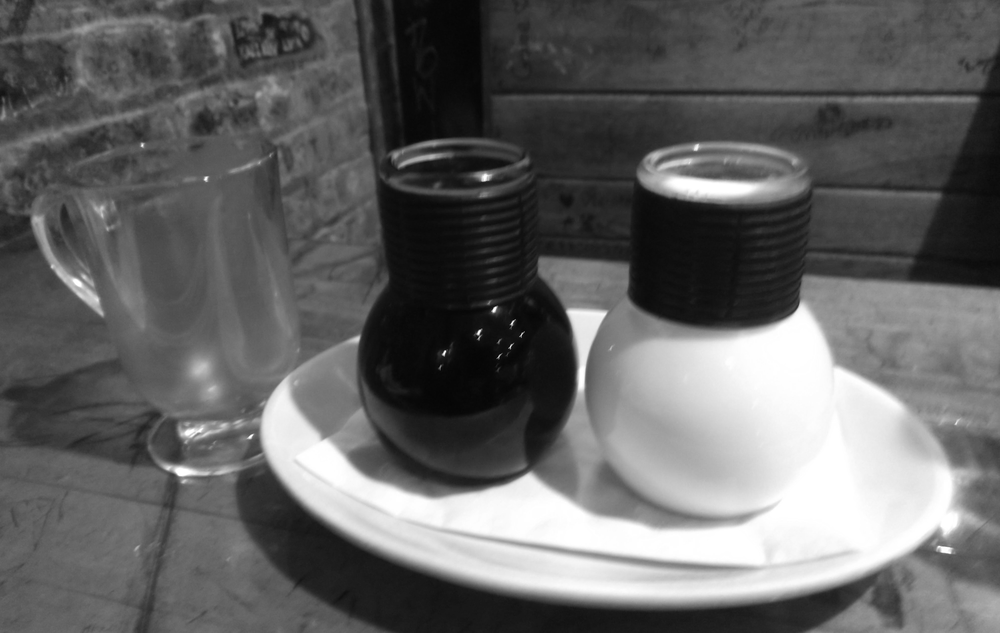
#> input picture homework/submitted/images/AuLait_gray.png, 1000 x 633 px, shrunk from 2009 x 1271 before the run; the run also reads 1 picture not shown here
$ jupyter execute homework_1.ipynb
#> lines starting #> are read from the running program, lines starting #| are printed output that depends on the picture
### Import packages and open the images
We also do some figure display stuff so we can look at them side by side

[cell 1]
import numpy as np
import matplotlib.pyplot as plt

[cell 2]
image_A_png = plt.imread('images/AuLait_gray.png')
#> image_A_png is the input picture: shape (633, 1000) float32; min 0, max 1, mean 0.391
image_A_tif = plt.imread('images/AuLait_gray.tif')
#> image_A_tif: shape (633, 1000); min 0, max 255, mean 99.6

[cell 3]
# Create empty figure with 1 row and two columns then display the images individually
fig, axes = plt.subplots(1, 2, figsize=(15, 5))

axes[0].imshow(image_A_png, 'gray')
axes[0].set_title('PNG')

axes[1].set_title('TIF')
axes[1].imshow(image_A_tif, 'gray')

plt.tight_layout()  # Ensures they don't overlap

plt.savefig('images/side_by_side.png')
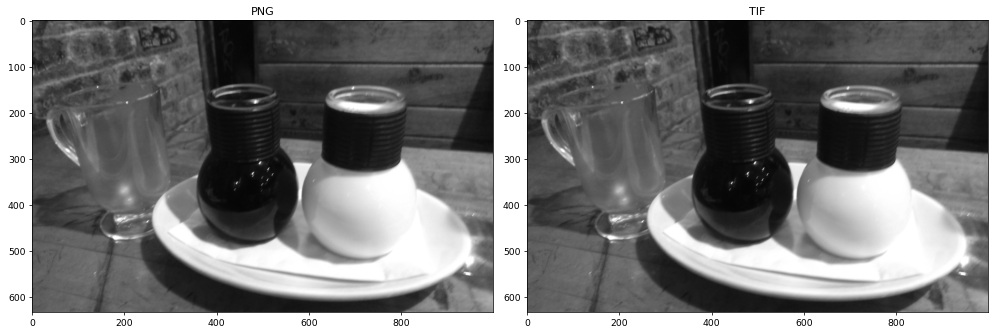
#> figure drawn by matplotlib, 2 panels
plt.show()

At this point they look thee same so we're instructed to print the minimum and maximum values of each array.

[cell 4]
print(np.max(image_A_png), np.max(image_A_tif))
#| 1.0 255
print(np.min(image_A_png), np.min(image_A_tif))
#| 0.0 0
print(type(image_A_png[1][1]), type(image_A_tif[1][1]))
#| <class 'numpy.float32'> <class 'numpy.uint8'>

 Next we have to save them as TIFF files using two different methods:

[cell 5]
plt.imsave('images/AuLait_png_out.tif', image_A_png, format='TIFF')
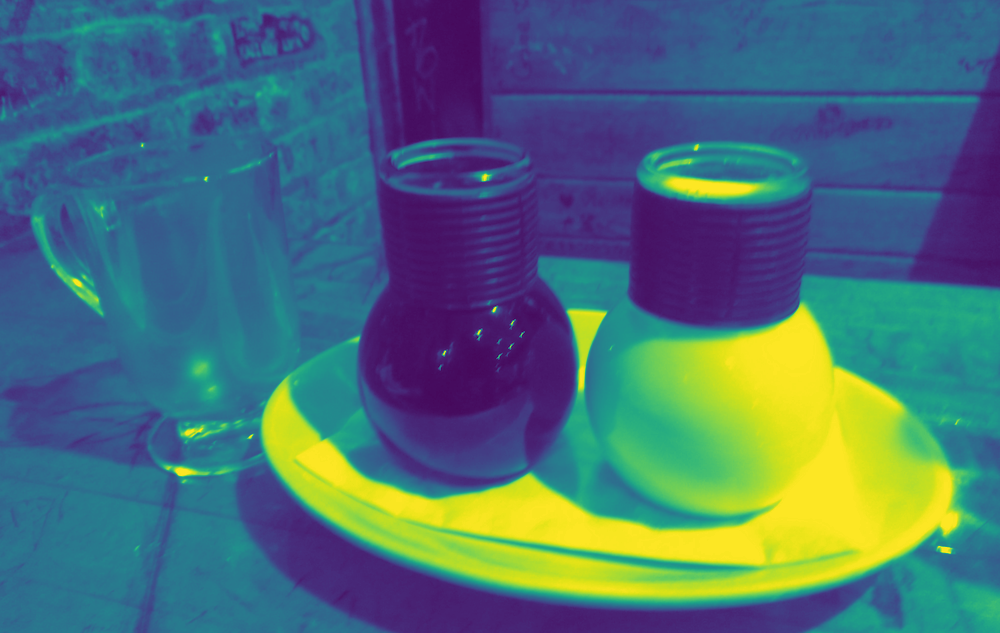
#> saved as AuLait_png_out.tif: shape (633, 1000, 3); mean R, G, B 75.6, 110.7, 119

[cell 6]
from skimage import io
io.imsave('images/AuLait_png_out_sk.tif', image_A_png)

Now I need to reload these new TIF files back into python to check their shapes.

[cell 7]
img_B_tif = io.imread('images/AuLait_png_out.tif')
img_B_tif_sk = io.imread('images/AuLait_png_out_sk.tif')

print(img_B_tif.shape)
#| (633, 1000, 4)
print(img_B_tif_sk.shape)
#| (633, 1000)
